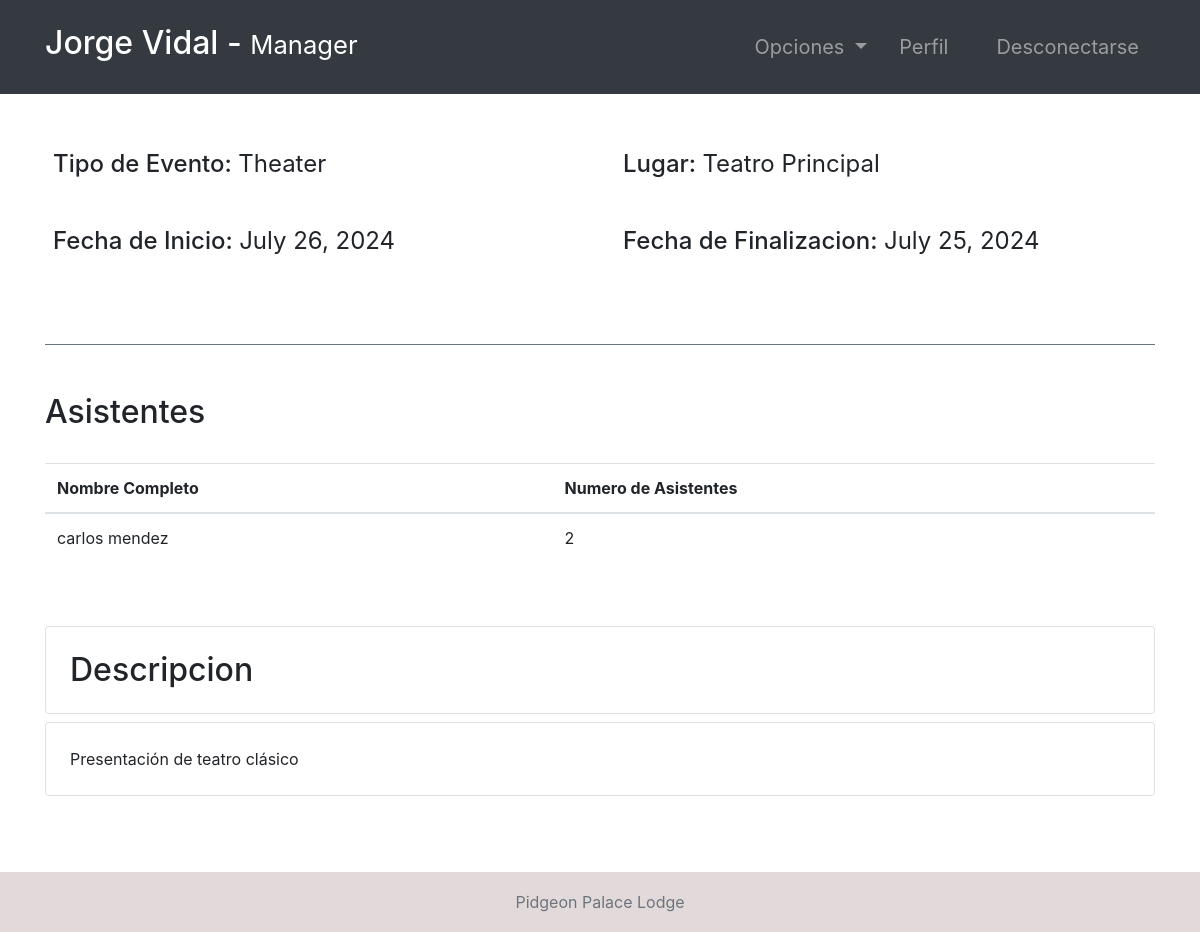
/event-profile/1/ (signed in), run on the app's committed database.
### hotel/models.py (models this page shows, shortened)
class Event(models.Model):
    EVENT_TYPES = (
        ('Movie', 'Movie'),
        ('Theater', 'Theater'),
        ('Conference', 'Conference'),
        ('Concert', 'Concert'),
        ('Entertainment', 'Entertainment'),
        ('Live Music', 'Live Music'),
    )
    eventType = models.CharField(max_length=20, choices=EVENT_TYPES)
    location = models.CharField(max_length=100)
    startDate = models.DateField()
    endDate = models.DateField()
    explanation = models.TextField()

class EventAttendees(models.Model):
    event = models.ForeignKey(Event, on_delete=models.CASCADE)
    numberOfDependees = models.IntegerField(default=0)
    guest = models.ForeignKey(Guest,   null=True, on_delete=models.CASCADE)

### accounts/models.py (models this page shows, shortened)
class Guest(models.Model):
    user = models.OneToOneField(User, null=True, on_delete=models.CASCADE)
    phoneNumber = PhoneNumberField(unique=True)

### hotel/views.py (the view)
# urls.py: path('event-profile/<str:id>/', event_profile, name="event-profile"),
@ login_required(login_url='login')
def event_profile(request, id):
    role = str(request.user.groups.all()[0])
    path = role + "/"
    tempEvent = Event.objects.get(id=id)
    attendees = EventAttendees.objects.filter(event=tempEvent)
    context = {
        "role": role,
        "attendees": attendees,
        "event": tempEvent
    }
    return render(request, path + "event-profile.html", context)

### Templates/manager/event-profile.html
{% extends '../index.html' %}
{% block context %}
{% include '../common_pages/event-profile.html' %}
{% endblock %}

### Templates/incs/nav.html (shortened to what this page needs)
<nav class="navbar navbar-dark bg-dark navbar-expand-lg py-3 " role="navigation">
    <div class="container">
        <a href="" class="navbar-brand">
            <h2 class="text-capitalize">
                {{ request.user.first_name }} {{ request.user.last_name }} -
                <small>
                    {{ role }}
                </small>
            </h2>
        </a>
        <div class="collapse navbar-collapse" id="navbarTags">
            <ul class="navbar-nav ml-auto">
                <li class="nav-item dropdown p-2">
                    <a class="nav-link dropdown-toggle" href="#" id="navbarDropdown" role="button"
                        data-toggle="dropdown" aria-haspopup="true" aria-expanded="false">
                        Opciones
                    </a>
                </li>
                <li class="nav-item mr-3 p-2">
                    {% if role == 'staff' or role == 'receptionist' or role == 'admin' or role == 'manager' %}
                    <a href="{% url 'employee-profile' user.id %}" class="nav-link">Perfil</a>
                    {% endif %}
                </li>
                <li class="nav-item p-2 ">
                    <a href="{% url 'logout' %}" class="nav-link">Desconectarse</a>
                </li>
            </ul>
        </div>
    </div>
</nav>

### Templates/common_pages/event-profile.html
<div class="container">
    <div class="row mt-5">
        <div class="col-6">
            <div class="p-2 h4">
                <span>Tipo de Evento: </span>
                <span class="font-weight-normal">{{event.eventType}}</span>
            </div>
            <br>
            <div class="p-2 h4">
                <span>Fecha de Inicio:</span>
                <span class="font-weight-normal">{{event.startDate}}</span>
            </div>
        </div>
        <div class="col-6">
            <div class="p-2 h4">
                <span>Lugar:</span>
                <span class="font-weight-normal">{{event.location}}</span>
            </div>
            <br>
            <div class="p-2 h4">
                <span>Fecha de Finalizacion:</span>
                <span class="font-weight-normal">{{event.endDate}}</span>
            </div>
        </div>
    </div>
    <br>
    <div class="table-responsive my-5 border-top border-secondary pt-5">
        <div class="table-header row">
            <div class="col-sm-12 col-md-12 col-lg-4 mb-4">
                <h2>Asistentes</h2>
            </div>
        </div>
        <table class="table table-hover">
            <thead>
                <tr>
                    <th>Nombre Completo</th>
                    <th>Numero de Asistentes</th>
                </tr>
            </thead>
            <tbody>
                {% for attendee in attendees %}
                <tr>
                    <td>{{attendee.guest.user.first_name}} {{attendee.guest.user.last_name}}</td>
                    <td>{{attendee.numberOfDependees}}</td>
                </tr>
                {% endfor %}
            </tbody>
        </table>
    </div>
    <div class="explanation  pb-5">
        <div class="header h2 border rounded p-4">Descripcion</div>
        <div class="content">
            <p class="border rounded p-4">{{event.explanation}}</p>
        </div>
    </div>
</div>

### static/css/main.css (style rules this page uses)
* { margin: 0; padding: 0; -webkit-font-smoothing: antialiased; }
body { position: relative; }
nav .nav-item { font-size: 20px; }

### data on the page
Event: eventType "Theater", startDate "July 26, 2024", location "Teatro Principal", endDate "July 25, 2024", explanation "Presentación de teatro clásico"
EventAttendees: guest.user.first_name "carlos", guest.user.last_name "mendez", numberOfDependees "2"

### other printed values
{{ request.user.first_name }} "Jorge"
{{ request.user.last_name }} "Vidal"
{{ role }} "Manager"
